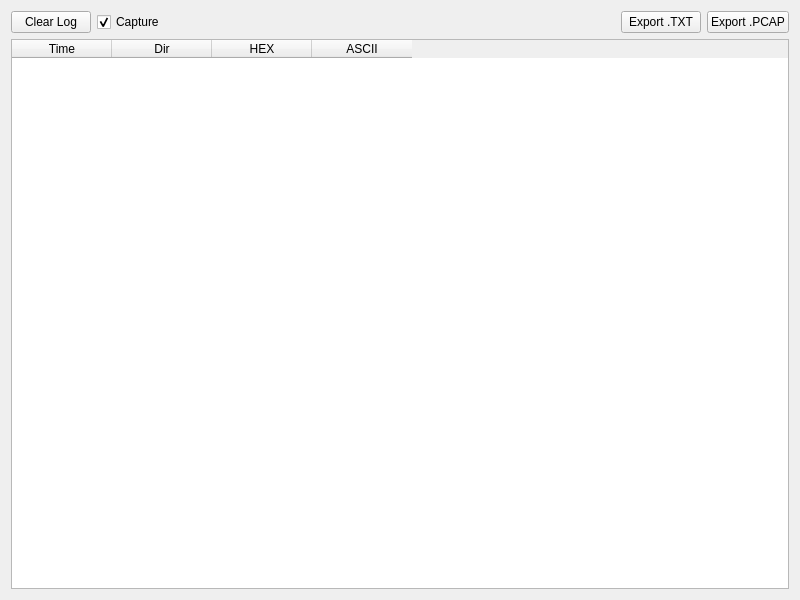
<?xml version="1.0" encoding="UTF-8"?>
<ui version="4.0">
 <class>TrafficMonitorWidget</class>
 <widget class="QWidget" name="TrafficMonitorWidget">
  <property name="geometry">
   <rect>
    <x>0</x>
    <y>0</y>
    <width>800</width>
    <height>600</height>
   </rect>
  </property>
  <layout class="QVBoxLayout" name="verticalLayout">
   <item>
    <layout class="QHBoxLayout" name="horizontalLayout">
     <item>
      <widget class="QPushButton" name="btnClear">
       <property name="text">
        <string>Clear Log</string>
       </property>
      </widget>
     </item>
     <item>
      <widget class="QCheckBox" name="chkCapture">
       <property name="text">
        <string>Capture</string>
       </property>
       <property name="checked">
        <bool>true</bool>
       </property>
      </widget>
     </item>
     <item>
      <spacer name="horizontalSpacer">
       <property name="orientation">
        <enum>Qt::Orientation::Horizontal</enum>
       </property>
       <property name="sizeHint" stdset="0">
        <size>
         <width>40</width>
         <height>20</height>
        </size>
       </property>
      </spacer>
     </item>
     <item>
      <widget class="QPushButton" name="btnExportTxt">
       <property name="text">
        <string>Export .TXT</string>
       </property>
      </widget>
     </item>
     <item>
      <widget class="QPushButton" name="btnExportPcap">
       <property name="text">
        <string>Export .PCAP</string>
       </property>
      </widget>
     </item>
    </layout>
   </item>
   <item>
    <widget class="QTableWidget" name="tableLog">
     <property name="columnCount">
      <number>4</number>
     </property>
     <column>
      <property name="text">
       <string>Time</string>
      </property>
     </column>
     <column>
      <property name="text">
       <string>Dir</string>
      </property>
     </column>
     <column>
      <property name="text">
       <string>HEX</string>
      </property>
     </column>
     <column>
      <property name="text">
       <string>ASCII</string>
      </property>
     </column>
    </widget>
   </item>
  </layout>
 </widget>
 <resources/>
 <connections/>
</ui>
